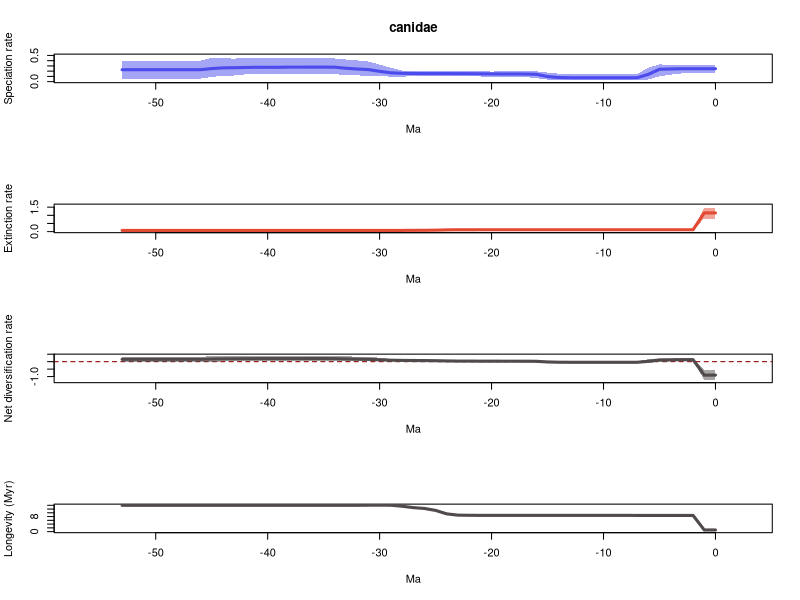

Recreate this plot in R.
# 1 files combined:
# 	/Users/yeechau/Downloads/exercise-9/canidae_occ_1_marginal_rates.log

# 95% HPDs calculated using code from Biopy (https://www.cs.auckland.ac.nz/~yhel002/biopy/)

pdf(file='/Users/yeechau/Downloads/exercise-9/canidae_occ_1_marginal_rates_RTT.pdf',width=0.6*9, height=16.8)
par(mfrow=c(4,1))
library(scales)
L_hpd_m95=c(0.15697804606, 0.15697804606,0.15697804606,0.15697804606,0.133127089978,0.100856123911,0.040679635586,0.0286451816408,0.0286451816408,0.0331784363269,0.0331784363269,0.0331784363269,0.0331784363269,0.0286451816408,0.0343678574223,0.0388539454097,0.0662095725193,0.0891155328885,0.0899612323575,0.0899612323575,0.0899612323575,0.0985202460864,0.105755554288,0.107176083439,0.107176083439,0.107176083439,0.107176083439,0.107176083439,0.0927490313377,0.094032224116,0.107176083439,0.107176083439,0.119615264005,0.119615264005,0.145927039807,0.145927039807,0.145927039807,0.139621304842,0.139621304842,0.139621304842,0.139621304842,0.147726367661,0.138214903694,0.11647419063,0.110765150944,0.0908915832322,0.0578246266558,0.050671415081,0.050671415081,0.050671415081,0.050671415081,0.050671415081,0.050671415081,0.050671415081)
L_hpd_M95=c(0.324269685408, 0.324269685408,0.324269685408,0.324269685408,0.321144468083,0.328864718696,0.267855865513,0.142414507196,0.139621304842,0.142414507196,0.142414507196,0.142414507196,0.142414507196,0.139621304842,0.151232105823,0.172781589839,0.196841749392,0.195172290225,0.196841749392,0.196841749392,0.192308353364,0.19901376921,0.19901376921,0.197034695645,0.197034695645,0.197034695645,0.197034695645,0.206788620683,0.211331826002,0.264645998801,0.32479228924,0.383996407588,0.404914071089,0.422374860203,0.442587212275,0.442587212275,0.442587212275,0.442587212275,0.442587212275,0.442587212275,0.442587212275,0.459126760301,0.457977346297,0.438874133566,0.450237936568,0.457977346297,0.399014498752,0.399014498752,0.399014498752,0.399014498752,0.399014498752,0.399014498752,0.399014498752,0.399014498752)
M_hpd_m95=c(0.794262420671, 0.794262420671,0.0931908682041,0.0931908682041,0.0931908682041,0.0931908682041,0.0942017718212,0.0931908682041,0.0942017718212,0.0942017718212,0.0942017718212,0.0942017718212,0.0942017718212,0.0942017718212,0.0942017718212,0.0942017718212,0.0942017718212,0.0942017718212,0.0942017718212,0.0942017718212,0.0942017718212,0.0942017718212,0.0931908682041,0.0821409080076,0.0571712185815,0.0485475007009,0.0475941172811,0.0440420100243,0.0440420100243,0.0440420100243,0.0440420100243,0.0435891572099,0.0427958484923,0.0427958484923,0.0427958484923,0.0427958484923,0.0427958484923,0.0427958484923,0.0427958484923,0.0427958484923,0.0427958484923,0.0427958484923,0.0427958484923,0.0427958484923,0.0427958484923,0.0427958484923,0.0427958484923,0.0427958484923,0.0427958484923,0.0427958484923,0.0427958484923,0.0427958484923,0.0427958484923,0.0427958484923)
M_hpd_M95=c(1.47447454104, 1.47447454104,0.138007160345,0.138007160345,0.138007160345,0.138007160345,0.138007160345,0.136109143286,0.136109143286,0.136109143286,0.136109143286,0.136109143286,0.136109143286,0.136109143286,0.136109143286,0.136109143286,0.136109143286,0.136109143286,0.136109143286,0.136109143286,0.136109143286,0.136109143286,0.139083130334,0.138007160345,0.137921476034,0.132868287156,0.125703819445,0.122420272878,0.116956508756,0.106204326253,0.106204326253,0.106204326253,0.106204326253,0.106204326253,0.106204326253,0.106204326253,0.106204326253,0.106204326253,0.106204326253,0.106204326253,0.106204326253,0.106204326253,0.106204326253,0.106204326253,0.106204326253,0.106204326253,0.106204326253,0.106204326253,0.106204326253,0.106204326253,0.106204326253,0.106204326253,0.106204326253,0.106204326253)
R_hpd_m95=c(-1.21707803945, -1.21707803945,0.0402642833486,0.0402642833486,0.0161193146139,-0.0195895612917,-0.07879078353,-0.0925393881531,-0.0911921759225,-0.0898535772917,-0.0898535772917,-0.0898535772917,-0.0898535772917,-0.0898535772917,-0.0846908038837,-0.0798903718177,-0.057064334801,-0.0375983824551,-0.0375983824551,-0.0375983824551,-0.0289330598467,-0.0222548794649,-0.0222548794649,-0.014527576507,-0.0173159630334,-0.0119647109829,0.0160722795167,0.0185593650984,0.0168409055053,0.0239151507409,0.0310466187133,0.0386790814961,0.0168373867445,0.0513850610414,0.0596164429979,0.0596164429979,0.0596164429979,0.0596164429979,0.0596164429979,0.0596164429979,0.0596164429979,0.0596164429979,0.0596164429979,0.0386790814961,0.0168373867445,-0.00517474507993,-0.0164566094527,-0.0229245781418,-0.0229245781418,-0.0229245781418,-0.0229245781418,-0.0229245781418,-0.0229245781418,-0.0229245781418)
R_hpd_M95=c(-0.527576796515, -0.527576796515,0.213585063759,0.213585063759,0.211208773645,0.211208773645,0.158797276243,0.0309553531693,0.022820483895,0.022820483895,0.022820483895,0.022820483895,0.022820483895,0.022820483895,0.035513288477,0.061000069701,0.0769370766991,0.0757514509966,0.0757514509966,0.0757514509966,0.0769370766991,0.0804188295773,0.0804188295773,0.089633577907,0.108611803062,0.122025397178,0.122025397178,0.131588940464,0.15588422734,0.187164865339,0.259854495087,0.334236633936,0.323701591383,0.373866944643,0.373866944643,0.373866944643,0.373866944643,0.373866944643,0.373866944643,0.373866944643,0.373866944643,0.383796040173,0.395057642348,0.378236835693,0.368187479359,0.368187479359,0.325725809661,0.325725809661,0.325725809661,0.325725809661,0.325725809661,0.325725809661,0.325725809661,0.325725809661)
L_mean=c(0.246111451176, 0.246111451176,0.246111451176,0.246111451176,0.242113874609,0.235421693959,0.138184472847,0.0743714703605,0.0738953691539,0.0737171033343,0.0737171033343,0.0737171033343,0.073778833826,0.0742718649156,0.0784724338177,0.0967108105271,0.139664893866,0.145283853968,0.146431559524,0.146431559524,0.147900569397,0.14952177168,0.151823146986,0.152562472842,0.153537632008,0.153537632008,0.153760092963,0.155217887902,0.158534808278,0.168127519785,0.196284868123,0.229506117677,0.241157887817,0.255114973211,0.276158424918,0.277063299245,0.277451662425,0.27669273943,0.276709408481,0.273744179249,0.272827539641,0.27392372812,0.270392321163,0.265859242557,0.26237210394,0.249155781548,0.227891610392,0.227574321179,0.227574321179,0.227545430521,0.227545430521,0.227545430521,0.227545430521,0.227545430521)
M_mean=c(1.14765144294, 1.14765144294,0.116098782782,0.116098782782,0.116098782782,0.116098782782,0.115983037661,0.116009307154,0.115722055254,0.115722055254,0.115722055254,0.115722055254,0.115722055254,0.115722055254,0.115691919947,0.115691919947,0.115691919947,0.115691919947,0.115691919947,0.115691919947,0.115691919947,0.115691919947,0.115154588406,0.114115105832,0.106005753361,0.0886421275365,0.081165293381,0.0783340517609,0.0740207376611,0.071209367798,0.0711083062311,0.0711419849464,0.0714324011528,0.0714324011528,0.0714324011528,0.0714324011528,0.0714324011528,0.0714324011528,0.0714324011528,0.0714324011528,0.0714324011528,0.0714324011528,0.0714324011528,0.0714324011528,0.0714324011528,0.0714324011528,0.0714324011528,0.0714324011528,0.0714324011528,0.0714324011528,0.0714324011528,0.0714324011528,0.0714324011528,0.0714324011528)
R_mean=c(-0.90153999176, -0.90153999176,0.130012668394,0.130012668394,0.126015091827,0.119322911176,0.0222014351858,-0.0416378367938,-0.0418266861004,-0.04200495192,-0.04200495192,-0.04200495192,-0.0419432214283,-0.0414501903387,-0.0372194861296,-0.0189811094202,0.0239729739184,0.0295919340212,0.0307396395762,0.0307396395762,0.0322086494495,0.0338298517328,0.0366685585802,0.0384473670103,0.0475318786466,0.0648955044712,0.0725947995821,0.0768838361414,0.0845140706173,0.096918151987,0.125176561892,0.15836413273,0.169725486664,0.183682572058,0.204726023766,0.205630898092,0.206019261272,0.205260338277,0.205277007328,0.202311778096,0.201395138489,0.202491326967,0.19895992001,0.194426841404,0.190939702787,0.177723380395,0.156459209239,0.156141920026,0.156141920026,0.156113029368,0.156113029368,0.156113029368,0.156113029368,0.156113029368)
trans=0.5
age=(0:(54-1))* -1
plot(age,age,type = 'n', ylim = c(0, 0.505039436331), xlim = c(-56.7,2.7), ylab = 'Speciation rate', xlab = 'Ma',main='canidae' )
polygon(c(age, rev(age)), c(L_hpd_M95, rev(L_hpd_m95)), col = alpha("#4c4cec",trans), border = NA)
lines(rev(age), rev(L_mean), col = "#4c4cec", lwd=3)
plot(age,age,type = 'n', ylim = c(0, 1.62192199515), xlim = c(-56.7,2.7), ylab = 'Extinction rate', xlab = 'Ma' )
polygon(c(age, rev(age)), c(M_hpd_M95, rev(M_hpd_m95)), col = alpha("#e34a33",trans), border = NA)
lines(rev(age), rev(M_mean), col = "#e34a33", lwd=3)
plot(age,age,type = 'n', ylim = c(-1.33878584339, 0.434563406583), xlim = c(-56.7,2.7), ylab = 'Net diversification rate', xlab = 'Ma' )
abline(h=0,lty=2,col="darkred")
polygon(c(age, rev(age)), c(R_hpd_M95, rev(R_hpd_m95)), col = alpha("#504A4B",trans), border = NA)
lines(rev(age), rev(R_mean), col = "#504A4B", lwd=3)
plot(age,age,type = 'n', ylim = c(0, max(1/M_mean)), xlim = c(-56.7,2.7), ylab = 'Longevity (Myr)', xlab = 'Ma' )
lines(rev(age), rev(1/M_mean), col = "#504A4B", lwd=3)
n <- dev.off()